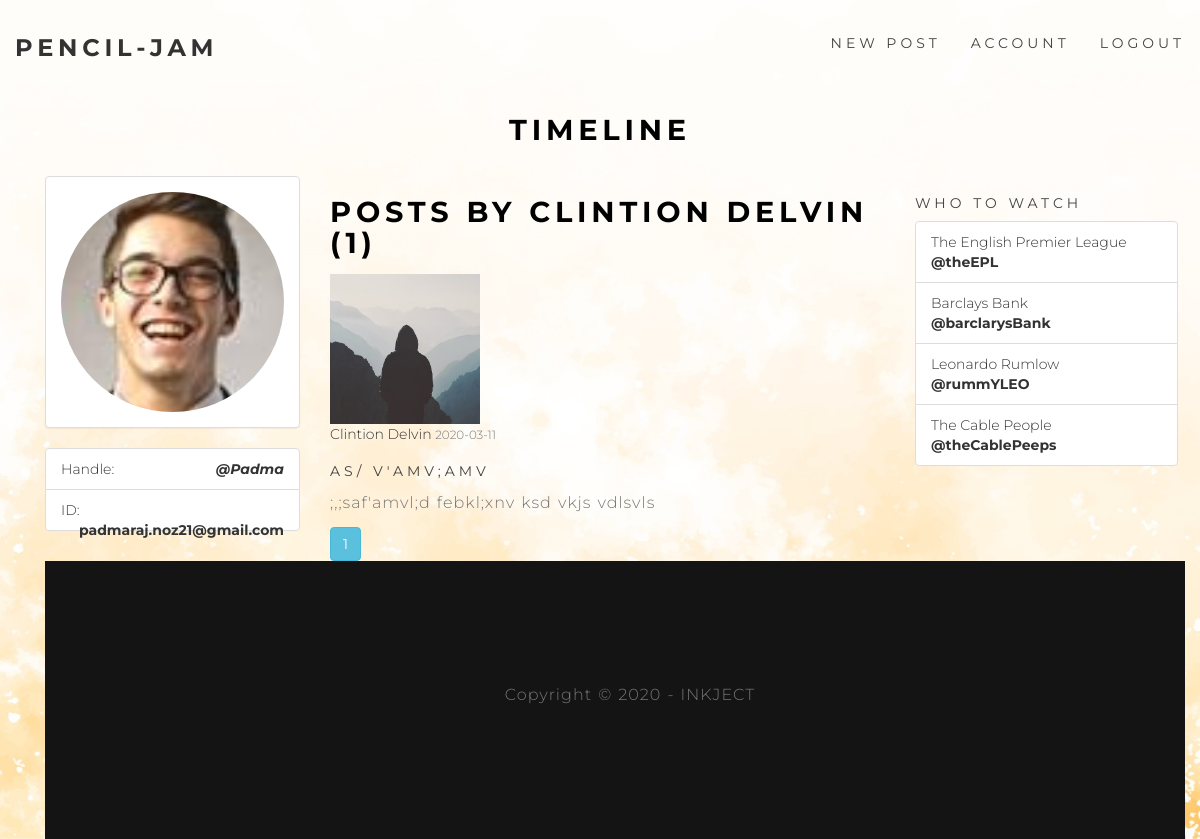
The page /user/Clintion Delvin (signed in) on the database its author committed.
### flaskblog/models.py (models this page shows, shortened)
class User(db.Model, UserMixin):
    id = db.Column(db.Integer, primary_key=True)
    username = db.Column(db.String(20), unique=True, nullable=False)
    email = db.Column(db.String(120), unique=True, nullable=False)
    image_file = db.Column(db.String(20), nullable=False, default='default.jpg')
    password = db.Column(db.String(60), nullable=False)
    posts = db.relationship('Post', backref='author', lazy=True)

class Post(db.Model):
    id = db.Column(db.Integer, primary_key=True)
    title = db.Column(db.String(100), nullable=False)
    date_posted = db.Column(db.DateTime, nullable=False, default=datetime.utcnow)
    content = db.Column(db.Text, nullable=False)
    user_id = db.Column(db.Integer, db.ForeignKey('user.id'), nullable=False)

### flaskblog/routes.py (the view)
@app.route("/user/<string:username>")
@login_required
def user_posts(username):
    page = request.args.get('page', 1, type=int)
    user = User.query.filter_by(username=username).first_or_404()
    posts = Post.query.filter_by(author=user)\
        .order_by(Post.date_posted.desc())\
        .paginate(page=page, per_page=5)
    image_file = url_for('static', filename='profile_pics/' + current_user.image_file)
    return render_template('user_posts.html', posts=posts, user=user, image_file=image_file)

### flaskblog/models.py (called while the page is built)
@login_manager.user_loader
def load_user(user_id):
    return User.query.get(int(user_id))

### flaskblog/templates/user_posts.html
{% extends "layout.html" %}
{% block content %}
    <h1 class="mb-3">Posts by {{ user.username }} ({{ posts.total }})</h1>
    {% for post in posts.items %}
        <article class="media content-section">
          <img src="{{ url_for('static', filename='profile_pics/' + post.author.image_file)}}" class="img-responsive img-square left-block" alt="Image" style="height: 150px; width: 150px">
          <div class="media-body">
            <div class="article-metadata">
              <a class="mr-2" href="{{ url_for('user_posts', username=post.author.username) }}">{{ post.author.username }}</a>
              <small class="text-muted">{{ post.date_posted.strftime('%Y-%m-%d') }}</small>
            </div>
            <h3><a class="article-title" href="{{ url_for('post', post_id=post.id) }}">{{ post.title }}</a></h3>
            <p class="article-content">{{ post.content }}</p>
          </div>
        </article>
    {% endfor %}
    {% for page_num in posts.iter_pages(left_edge=1, right_edge=1, left_current=1, right_current=2) %}
      {% if page_num %}
        {% if posts.page == page_num %}
          <a class="btn btn-info mb-4" href="{{ url_for('user_posts', username=user.username, page=page_num) }}">{{ page_num }}</a>
        {% else %}
          <a class="btn btn-outline-info mb-4" href="{{ url_for('user_posts', username=user.username, page=page_num) }}">{{ page_num }}</a>
        {% endif %}
      {% else %}
        ...
      {% endif %}
    {% endfor %}
{% endblock content %}

### flaskblog/templates/layout.html (shortened to what this page needs)
<!DOCTYPE html>
<html lang="en">
<head>
	<link rel="stylesheet" href="{{ url_for('static', filename='bootstrap.min.css')}}">
	<link rel="stylesheet" href="{{ url_for('static', filename='animate.min.css')}}">
	<link rel="stylesheet" href="{{ url_for('static', filename='ionicons.min.css')}}">
	<link rel="stylesheet" href="{{ url_for('static', filename='main.css')}}">
</head>
<body>
  <div class="navbar">
    <div class="container">
      <div class="row">
        <div class="brand">
          <a href="{{ url_for('home') }}">PENCIL-JAM</a>
        </div>
        <div class="menu-container">
          <ul class="nav navbar-nav navbar-right">
              {% if current_user.is_authenticated %}
              <li><a class="nav-item nav-link" href="{{ url_for('new_post') }}"><h3>New Post</h3></a></li>
              <li><a class="nav-item nav-link" href="{{ url_for('account') }}"><h3>Account</h3></a></li>
              <li><a class="nav-item nav-link" href="{{ url_for('logout') }}"><h3>Logout</h3></a></li>
              {% else %}
                <li><a class="nav-item nav-link" href="{{ url_for('login') }}"><h3>Login<h3></a></li>
                <li><a class="nav-item nav-link" href="{{ url_for('register') }}"><h3>SIGN UP<h3></a></li>
              {% endif %}
        </div>
      </div>
    </div>
  </div>
  <div class="row">
    {% if current_user.is_authenticated %}
			<div class="col-lg-12">
				<h1 class="text-center bold">Timeline</h1>
        <br>
			</div>
    {% endif %}
    <div class="container">
      <div class="col-md-3">
        {% if current_user.is_authenticated %}
          <div class="panel panel-default">
						<div class="panel-body">
							<div class="row pad">
								<div class="col-lg-12">
									<img src="{{ image_file }}" class="img-responsive img-circle center-block" alt="Image" style="height: 220px;" />
								</div>
							</div>
						</div>
          </div>
						<ul class="list-group">
							<li class="list-group-item">
								 Handle:
								<strong class="pull-right"><em>@{{ current_user.username }}</em></strong>
							</li>
							<li class="list-group-item">
								 ID:
								<strong class="pull-right">{{ current_user.email }}</strong>
							</li>
						</ul>
        {% endif %}
      </div>
      <main role="main" class="container">
      <div class="row">
        <div class="col-md-6">
          {% block content %}{% endblock %}
        </div>
		{% if current_user.is_authenticated %}
        <div class="col-md-3">
          <div class="content-section">
            <h3>Who To Watch</h3>
                <ul class="list-group">
							    <li class="list-group-item">
								  The English Premier League
								    <div>
									    <strong>@theEPL</strong>
								    </div>
							    </li>
							    <li class="list-group-item">
								  Barclays Bank
								    <div>
									    <strong>@barclarysBank</strong>
								    </div>
							    </li>
							    <li class="list-group-item">
								  Leonardo Rumlow
								  <div>
									  <strong>@rummYLEO</strong>
								  </div>
							    </li>
							    <li class="list-group-item">
								  The Cable People
								    <div>
									    <strong>@theCablePeeps</strong>
								    </div>
							    </li>
						    </ul>
          </div>
        </div>
		{% endif %}
  </div>
<footer>
	<div class="container">
		<div class="row">
			<div class="col-md-12 col-sm-12">
				<p class="wow fadeInUp"  data-wow-delay="0.3s">Copyright © 2020 - INKJECT</p>
			</div>
		</div>
	</div>
</footer>
</body>
</html>

### flaskblog/static/main.css (style rules this page uses)
body { background-image: url(../static/images/68.jpg); background-size: cover; background-attachment: fixed; font-family: 'Montserrat', sans-serif; font-style: normal; font-weight: 300; position: relative; }
html,body { width: 100%; overflow-x: hidden; }
html { font-size: 100%; }
h1,h2,h3,h4 { font-weight: 400; letter-spacing: 0.3rem; text-transform: uppercase; }
h1 { color: #000; font-size: 1.8rem; font-weight: 700; }
h3 { color: #444; font-size: 14px; letter-spacing: 4px; }
p { color: #777; font-size: 16px; line-height: 28px; word-spacing: 1px; letter-spacing: 1px; }
a { outline: none; text-decoration: none; }
a, a:hover, a:focus { color: inherit; text-decoration: none; outline: 0; -webkit-transition: all 0.25s ease-out; -moz-transition: all 0.25s ease-out; -ms-transition: all 0.25s ease-out; -o-transition: all 0.25s ease-out; transition: all 0.25s ease-out; }
img { width: 100%; max-width: 100%; }
.navbar { background: transparent; height: 94px; max-height: 94px; margin: 0; border-radius: 0; transition: all 0.3s ease; -webkit-transition: all 0.3s ease; -moz-transition: all 0.3s ease; }
.brand { float: left; padding: 30px 0 0; transition: all 0.3s ease; -webkit-transition: all 0.3s ease; -moz-transition: all 0.3s ease; text-transform: uppercase; letter-spacing: 0.3rem; }
.brand a { color: #333; font-size: 24px; font-weight: 700; opacity: 1; text-decoration: none; }
footer { background: #141414; padding-top: 120px; padding-bottom: 120px; text-align: center; }

### rows shown on the page
User: username "Padma", email "padmaraj.noz21@gmail.com"
User: username "CLINTION DELVIN"
Post: image_file (placeholder picture), author.username "Clintion Delvin", date_posted "2020-03-11", title "AS/ V'AMV;AMV", content ";,;saf'amvl;d febkl;xnv ksd vkjs vdlsvls"

### other values the page prints
{{ posts.total }} "1"
{{ page_num }} "1"
